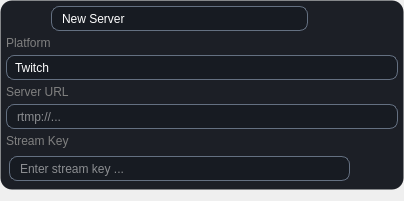
<?xml version="1.0" encoding="UTF-8"?>
<ui version="4.0">
 <class>StreamServerWidgetClass</class>
 <widget class="QWidget" name="StreamServerWidgetClass">
  <property name="geometry">
   <rect>
    <x>0</x>
    <y>0</y>
    <width>404</width>
    <height>201</height>
   </rect>
  </property>
  <property name="windowTitle">
   <string>StreamServerWidget</string>
  </property>
  <property name="styleSheet">
   <string notr="true">#mainsswidget {
  background: #1C1F26;
  border: 1px solid transparent;
  border-radius: 12px;
}

QLabel {
  color: grey;
}

QLineEdit {
  background: #171B22;
  color: white;
  border: 1px solid #647081;
  border-radius: 8px;
  padding-left: 8px;
}

QLineEdit:focus {
    border: 1px solid #19BDDE;
}

QComboBox {
  background: #171B22;
  color: white;
  border: 1px solid #647081;
  border-radius: 8px;
  padding-left: 8px;
}

QComboBox:focus {
    border: 1px solid #19BDDE;
}

QComboBox::drop-down {
    subcontrol-origin: padding;
    subcontrol-position: top right;
    width: 22px;
    border-left: 0px solid #444;
}

QComboBox::down-arrow {
    image: url(:/FrameFlow/down.svg);
    width: 10px;
    height: 10px;
}

QComboBox QAbstractItemView {
  background-color: #171B22;
  border: 1px solid white;
  selection-background-color: #00c853;
  selection-color: white;
  outline: none;
  color: white;
}

QComboBox QAbstractItemView::item {
    padding: 10px 0px;
}

QComboBox QAbstractItemView::item:hover {
  background-color: #2d2d2d;
}

QComboBox QScrollBar:vertical {
  width: 6px;
  background: transparent;
}</string>
  </property>
  <layout class="QVBoxLayout" name="verticalLayout_2">
   <property name="spacing">
    <number>0</number>
   </property>
   <property name="leftMargin">
    <number>0</number>
   </property>
   <property name="topMargin">
    <number>0</number>
   </property>
   <property name="rightMargin">
    <number>0</number>
   </property>
   <property name="bottomMargin">
    <number>0</number>
   </property>
   <item>
    <widget class="QWidget" name="mainsswidget" native="true">
     <layout class="QVBoxLayout" name="verticalLayout">
      <property name="spacing">
       <number>5</number>
      </property>
      <property name="leftMargin">
       <number>6</number>
      </property>
      <property name="topMargin">
       <number>6</number>
      </property>
      <property name="rightMargin">
       <number>6</number>
      </property>
      <property name="bottomMargin">
       <number>6</number>
      </property>
      <item>
       <widget class="QWidget" name="horizontalWidget" native="true">
        <property name="sizePolicy">
         <sizepolicy hsizetype="Preferred" vsizetype="Fixed">
          <horstretch>0</horstretch>
          <verstretch>0</verstretch>
         </sizepolicy>
        </property>
        <layout class="QHBoxLayout" name="horizontalLayout">
         <property name="spacing">
          <number>5</number>
         </property>
         <property name="leftMargin">
          <number>0</number>
         </property>
         <property name="topMargin">
          <number>0</number>
         </property>
         <property name="rightMargin">
          <number>0</number>
         </property>
         <property name="bottomMargin">
          <number>0</number>
         </property>
         <item>
          <widget class="ToggleSwitch" name="onOffSwitch" native="true">
           <property name="minimumSize">
            <size>
             <width>40</width>
             <height>0</height>
            </size>
           </property>
           <property name="maximumSize">
            <size>
             <width>40</width>
             <height>16777215</height>
            </size>
           </property>
           <property name="cursor">
            <cursorShape>PointingHandCursor</cursorShape>
           </property>
          </widget>
         </item>
         <item>
          <widget class="QLineEdit" name="nameLineEdit">
           <property name="minimumSize">
            <size>
             <width>0</width>
             <height>25</height>
            </size>
           </property>
           <property name="maximumSize">
            <size>
             <width>16777215</width>
             <height>25</height>
            </size>
           </property>
           <property name="text">
            <string>New Server</string>
           </property>
          </widget>
         </item>
         <item>
          <widget class="QPushButton" name="saveButton">
           <property name="cursor">
            <cursorShape>PointingHandCursor</cursorShape>
           </property>
           <property name="toolTip">
            <string>Save changes</string>
           </property>
           <property name="text">
            <string/>
           </property>
           <property name="icon">
            <iconset resource="frameflow.qrc">
             <normaloff>:/FrameFlow/save.svg</normaloff>:/FrameFlow/save.svg</iconset>
           </property>
           <property name="iconSize">
            <size>
             <width>24</width>
             <height>24</height>
            </size>
           </property>
           <property name="flat">
            <bool>true</bool>
           </property>
          </widget>
         </item>
         <item>
          <widget class="QPushButton" name="removeButton">
           <property name="cursor">
            <cursorShape>PointingHandCursor</cursorShape>
           </property>
           <property name="toolTip">
            <string>Remove server</string>
           </property>
           <property name="text">
            <string/>
           </property>
           <property name="icon">
            <iconset resource="frameflow.qrc">
             <normaloff>:/FrameFlow/trash.svg</normaloff>:/FrameFlow/trash.svg</iconset>
           </property>
           <property name="iconSize">
            <size>
             <width>24</width>
             <height>24</height>
            </size>
           </property>
           <property name="flat">
            <bool>true</bool>
           </property>
          </widget>
         </item>
        </layout>
       </widget>
      </item>
      <item>
       <widget class="QLabel" name="label">
        <property name="sizePolicy">
         <sizepolicy hsizetype="Preferred" vsizetype="Fixed">
          <horstretch>0</horstretch>
          <verstretch>0</verstretch>
         </sizepolicy>
        </property>
        <property name="text">
         <string>Platform</string>
        </property>
       </widget>
      </item>
      <item>
       <widget class="QComboBox" name="comboBox">
        <property name="minimumSize">
         <size>
          <width>0</width>
          <height>25</height>
         </size>
        </property>
        <property name="maximumSize">
         <size>
          <width>16777215</width>
          <height>25</height>
         </size>
        </property>
        <item>
         <property name="text">
          <string>Twitch</string>
         </property>
        </item>
        <item>
         <property name="text">
          <string>Youtube</string>
         </property>
        </item>
        <item>
         <property name="text">
          <string>Fcebook Live</string>
         </property>
        </item>
        <item>
         <property name="text">
          <string>Kick</string>
         </property>
        </item>
        <item>
         <property name="text">
          <string>Custom RTMP</string>
         </property>
        </item>
       </widget>
      </item>
      <item>
       <widget class="QLabel" name="label_2">
        <property name="text">
         <string>Server URL</string>
        </property>
       </widget>
      </item>
      <item>
       <widget class="QLineEdit" name="serverLineEdit">
        <property name="minimumSize">
         <size>
          <width>0</width>
          <height>25</height>
         </size>
        </property>
        <property name="maximumSize">
         <size>
          <width>16777215</width>
          <height>25</height>
         </size>
        </property>
        <property name="placeholderText">
         <string>rtmp://...</string>
        </property>
       </widget>
      </item>
      <item>
       <widget class="QLabel" name="label_3">
        <property name="text">
         <string>Stream Key</string>
        </property>
       </widget>
      </item>
      <item>
       <widget class="QWidget" name="horizontalWidget" native="true">
        <layout class="QHBoxLayout" name="horizontalLayout_2">
         <property name="spacing">
          <number>5</number>
         </property>
         <property name="leftMargin">
          <number>3</number>
         </property>
         <property name="topMargin">
          <number>3</number>
         </property>
         <property name="rightMargin">
          <number>3</number>
         </property>
         <property name="bottomMargin">
          <number>3</number>
         </property>
         <item>
          <widget class="QLineEdit" name="streamKeyLineEdit">
           <property name="minimumSize">
            <size>
             <width>0</width>
             <height>25</height>
            </size>
           </property>
           <property name="maximumSize">
            <size>
             <width>16777215</width>
             <height>25</height>
            </size>
           </property>
           <property name="placeholderText">
            <string>Enter stream key ...</string>
           </property>
          </widget>
         </item>
         <item>
          <widget class="QPushButton" name="eyeButton">
           <property name="minimumSize">
            <size>
             <width>40</width>
             <height>0</height>
            </size>
           </property>
           <property name="maximumSize">
            <size>
             <width>40</width>
             <height>16777215</height>
            </size>
           </property>
           <property name="cursor">
            <cursorShape>PointingHandCursor</cursorShape>
           </property>
           <property name="text">
            <string/>
           </property>
           <property name="icon">
            <iconset resource="frameflow.qrc">
             <normaloff>:/FrameFlow/eye.svg</normaloff>:/FrameFlow/eye.svg</iconset>
           </property>
           <property name="flat">
            <bool>true</bool>
           </property>
          </widget>
         </item>
        </layout>
       </widget>
      </item>
     </layout>
    </widget>
   </item>
   <item>
    <spacer name="verticalSpacer">
     <property name="orientation">
      <enum>Qt::Orientation::Vertical</enum>
     </property>
     <property name="sizeHint" stdset="0">
      <size>
       <width>20</width>
       <height>40</height>
      </size>
     </property>
    </spacer>
   </item>
  </layout>
 </widget>
 <layoutdefault spacing="6" margin="11"/>
 <customwidgets>
  <customwidget>
   <class>ToggleSwitch</class>
   <extends>QWidget</extends>
   <header>toggleswitch.h</header>
   <container>1</container>
  </customwidget>
 </customwidgets>
 <resources>
  <include location="frameflow.qrc"/>
 </resources>
 <connections>
  <connection>
   <sender>removeButton</sender>
   <signal>clicked()</signal>
   <receiver>StreamServerWidgetClass</receiver>
   <slot>onRemove()</slot>
   <hints>
    <hint type="sourcelabel">
     <x>379</x>
     <y>20</y>
    </hint>
    <hint type="destinationlabel">
     <x>201</x>
     <y>100</y>
    </hint>
   </hints>
  </connection>
  <connection>
   <sender>saveButton</sender>
   <signal>clicked()</signal>
   <receiver>StreamServerWidgetClass</receiver>
   <slot>onSave()</slot>
   <hints>
    <hint type="sourcelabel">
     <x>338</x>
     <y>20</y>
    </hint>
    <hint type="destinationlabel">
     <x>201</x>
     <y>100</y>
    </hint>
   </hints>
  </connection>
  <connection>
   <sender>eyeButton</sender>
   <signal>clicked()</signal>
   <receiver>StreamServerWidgetClass</receiver>
   <slot>onToggleKey()</slot>
   <hints>
    <hint type="sourcelabel">
     <x>374</x>
     <y>178</y>
    </hint>
    <hint type="destinationlabel">
     <x>201</x>
     <y>100</y>
    </hint>
   </hints>
  </connection>
 </connections>
 <slots>
  <slot>onRemove()</slot>
  <slot>onSave()</slot>
  <slot>onToggleKey()</slot>
 </slots>
</ui>
